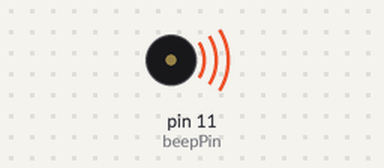
A sketch run on a simulated Arduino Uno, built with avr-gcc and run on an emulated ATmega328P. Shown: buzzer (waves = sounding).

Above: at 0.1 s.
Timing chart, 0 to 1.6 s (numbered marks = the images above):
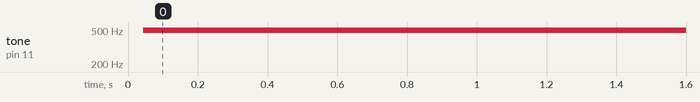

Measured:
- by itself, tone on pin 11 (beepPin): silent → 496 Hz at 0.04 s

The sketch:

beep.ino
```cpp
int beepPin = 11;

void setup() {
  pinMode(beepPin, OUTPUT);

}

void loop() {
  for(int i = 0;i<100;i++){
    digitalWrite(beepPin, HIGH);
    delay(1);
    digitalWrite(beepPin, LOW
    );
    delay(1);
  }

}
```
